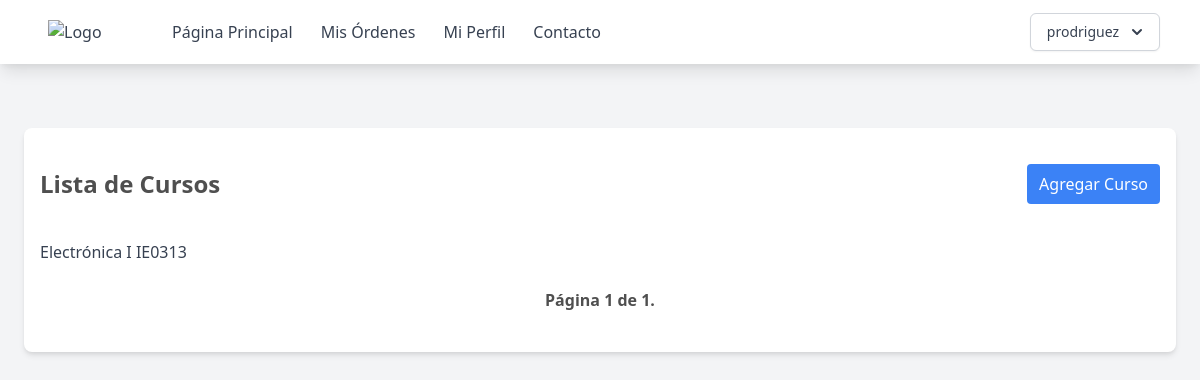
Before: /cursos (signed in) with the older database file.
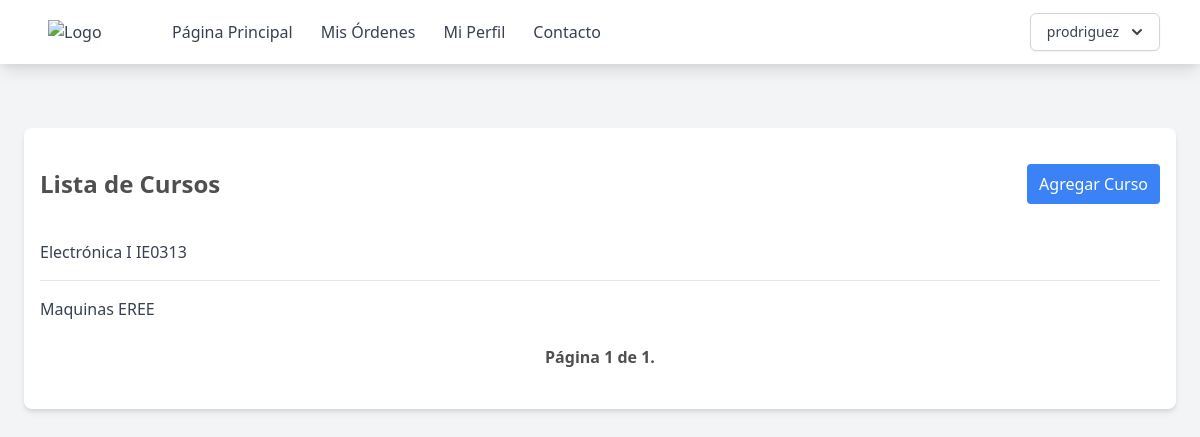
After: the same page with the newer database file.
### supply_room/models.py (models this page shows, shortened)
class Class(models.Model):
    name = models.CharField(max_length=200)
    code = models.CharField(max_length=200)

### supply_room/views.py (the view)
# urls.py: path("cursos", ClassList.as_view(template_name="page/cursos.html"), name="cursos"),
class ClassList(AdminOrTeacherRoleCheck, ListView):
    model = Class
    paginate_by = 10
    def get_queryset(self, *args, **kwargs):
        qs = super(ClassList, self).get_queryset(*args, **kwargs)
        qs = qs.order_by("name")
        return qs

### supply_room/utils.py (called while the page is built)
    def test_func(self):
        print(self.request.user.role)
        return self.request.user.role == 'admin' or self.request.user.role == 'teacher'

### templates/page/cursos.html (shortened to what this page needs)
{% extends "base.html" %} {% block content %}
<div class="max-w-6xl mx-auto px-4 py-8 bg-white rounded-lg shadow-md mt-16">
    <div class="flex justify-between items-center mb-4">
        <h2 class="text-2xl font-bold py-2">Lista de Cursos</h2>
        {% if user.role == 'teacher' %}
        <a href="{% url 'crear-curso' %}" class="py-2 px-3 bg-blue-500 text-white rounded hover:bg-blue-400">Agregar Curso</a>
        {% endif %}
    </div>
    <ul class="divide-y divide-gray-200">
        {% for object in object_list %}
        <li class="py-4">
            <div class="flex justify-between items-center">
                <a href="{% url 'grupos' code=object.code %}">
                <span class="text-gray-700">{{ object.name }} {{ object.code }}</span>
                    </a>
            </div>
        </li>
        {% empty %}
        <li class="py-4 text-center text-gray-500">No objects yet.</li>
        {% endfor %}
    </ul>
    <div class="pagination ">
    <div class="step-links flex w-full justify-between items-center p-2">
        <span class="current font-bold mx-4">
            Página {{ page_obj.number }} de {{ page_obj.paginator.num_pages }}.
        </span>
    </div>
</div>
</div>
{% endblock %}

Changed rows visible on the page:
added Class: name "Maquinas", code "EREE"
